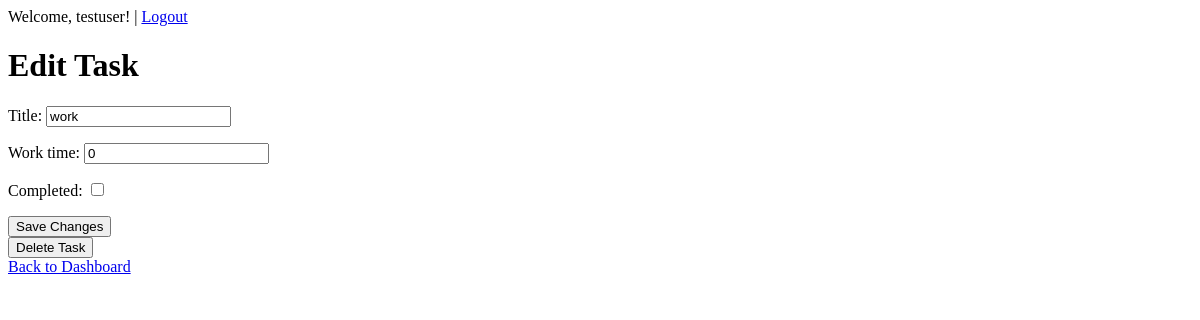
/edit_task/4/continuous/ (signed in), run on an earlier commit of the app's database.
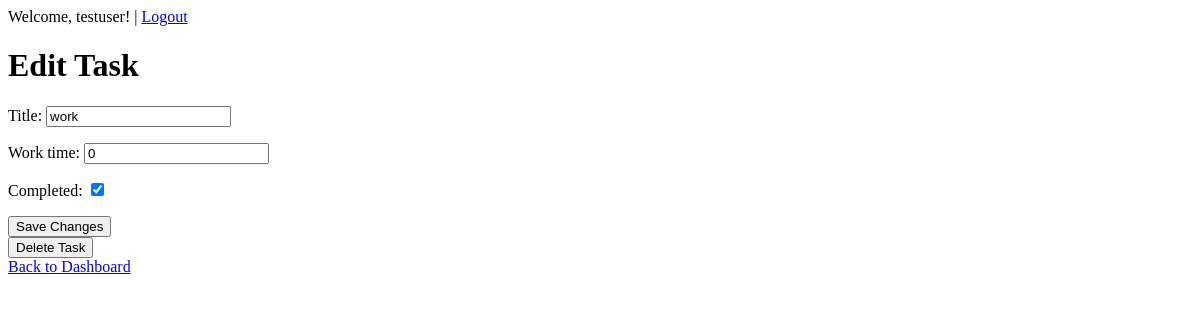
And on a later commit of the database.
### tasks/models.py (models this page shows, shortened)
class ContinuousTask(models.Model):
    title = models.CharField(max_length=200)
    user = models.ForeignKey(User, on_delete=models.CASCADE)
    work_time = models.PositiveIntegerField(default=0)  # in hours
    completed = models.BooleanField(default=False)
    created_at = models.DateTimeField(auto_now_add=True)
    on_going = models.BooleanField(default=False)

### tasks/views.py (the view)
# urls.py: path('edit_task/<int:task_id>/<str:task_type>/', edit_task, name='edit_task'),
def edit_task(request, task_id, task_type):
    if task_type == 'normal':
        task = get_object_or_404(NormalTask, id=task_id, user=request.user)
        form_class = NormalTaskForm
    else:
        task = get_object_or_404(ContinuousTask, id=task_id, user=request.user)
        form_class = ContinuousTaskForm
    if request.method == 'POST':
        form = form_class(request.POST, instance=task)
        if form.is_valid():
            form.save()
            messages.success(request, "Task updated successfully.")
            return redirect('dashboard')
    else:
        form = form_class(instance=task)
    return render(request, 'tasks/edit_task.html', {'form': form, 'task_id': task_id, 'task_type': task_type})

### tasks/forms.py
class ContinuousTaskForm(forms.ModelForm):
    class Meta:
        model = ContinuousTask
        fields = ['title', 'work_time', 'completed']

### tasks/templates/tasks/edit_task.html (shortened to what this page needs)
{% extends "tasks/base.html" %}
{% block content %}
<h1>Edit Task</h1>
<form method="post">
    {{ form.as_p }}
    <button type="submit">Save Changes</button>
</form>
<form method="post" action="{% url 'delete_task' task_id task_type %}">
    <button type="submit" onclick="return confirm('Are you sure?')">Delete Task</button>
</form>
<a href="{% url 'dashboard' %}">Back to Dashboard</a>
{% endblock %}

### tasks/templates/tasks/base.html (shortened to what this page needs)
<!DOCTYPE html>
<html lang="en">
<head>
</head>
<body>
    <nav>
    {% if user.is_authenticated %}
        <span>Welcome, {{ request.user.username }}!</span> |
        <a href="{% url 'logout' %}">Logout</a>
    {% else %}
        <a href="{% url 'login' %}">Login</a> |
        <a href="{% url 'register' %}">Register</a>
    {% endif %}
    </nav>
    {% block content %}
    {% endblock %}
</body>
</html>

What changed in the data, as far as the page shows it:
changed ContinuousTask "work": completed "☐" → "☑"
